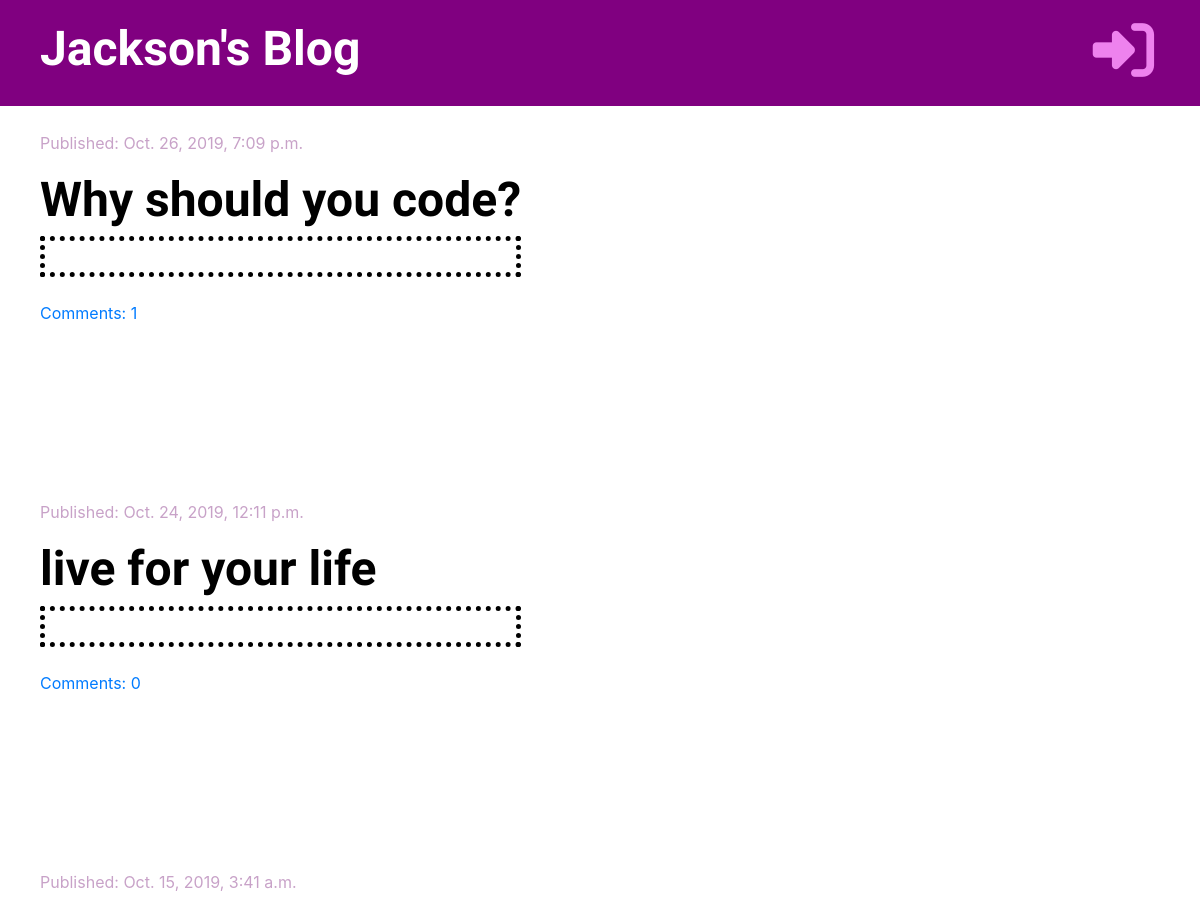
The app's page / (upper part), older data.
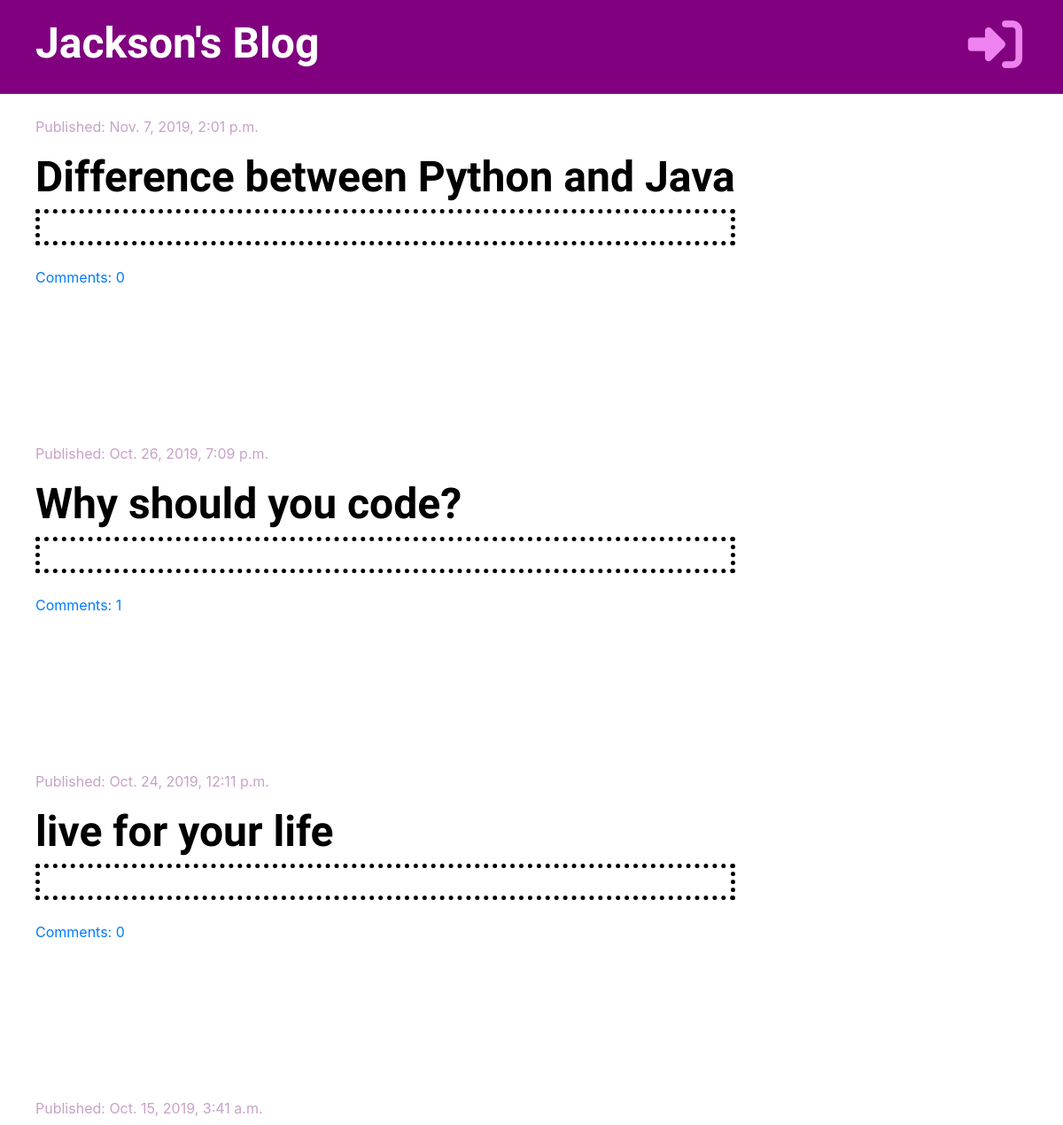
The same page, newer data.
### blog/models.py (models this page shows, shortened)
class Post(models.Model):
    author = models.ForeignKey('auth.User', on_delete=models.CASCADE)
    title = models.CharField(max_length=200)
    text = models.TextField()
    created_date = models.DateTimeField(default=timezone.now)
    published_date = models.DateTimeField(blank=True, null=True)
    def approved_comments(self):
        return self.comments.filter(approved=True)

### blog/views.py (the view)
# urls.py: path('', views.post_list, name='post_list'),
def post_list(request):
    posts = Post.objects.filter(published_date__lte=timezone.now()).order_by('-published_date')
    stuff_for_frontend = {'posts': posts}
    return render(request, 'blog/post_list.html', stuff_for_frontend)

### blog/templatetags/markdownify.py (called while the page is built)
@register.filter
def markdown(value):
    renderer = HighlightRenderer()
    markdown = mistune.Markdown(renderer=renderer)
    return markdown(value)

### blog/templates/blog/post_list.html (shortened to what this page needs)
{% extends 'blog/base.html' %}
{% load markdownify %}
{% block content %}
    {% for post in posts %}
        <div class="post">
            <div class="date">
                <p>Published: {{ post.published_date }}</p>
            </div>
            <h1><a href="{% url 'post_detail' pk=post.pk %}">{{ post.title }}</a></h1>
            <div style="border: 5px dotted black; padding-top: 15px; padding-left: 10px;">
            </div>
            <br>
            <a href="{% url 'post_detail' pk=post.pk %}">Comments: {{ post.approved_comments.count }}</a>
        </div>
    {% endfor %}
{% endblock %}

Row changes from the older to the newer data that the page shows:
added Post: published_date "Nov. 7, 2019, 2:01 p.m.", title "Difference between Python and Java", approved_comments.count "0"
